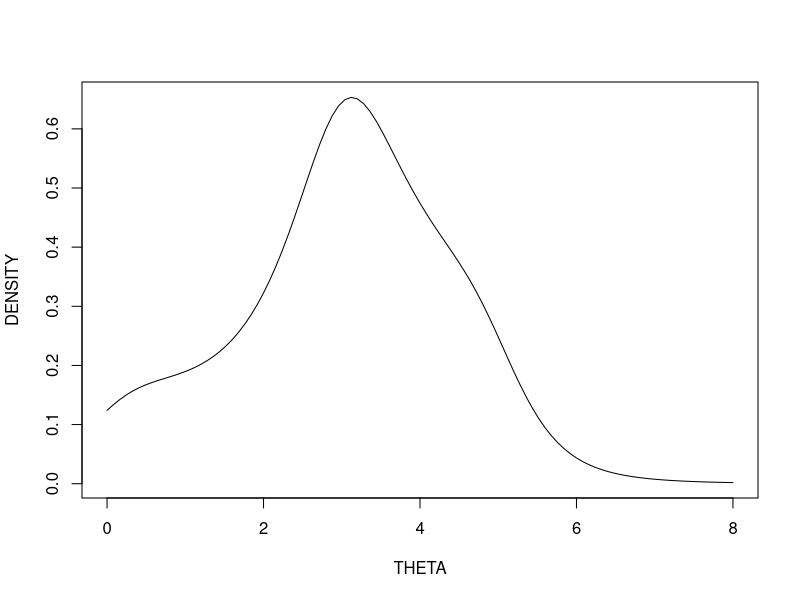
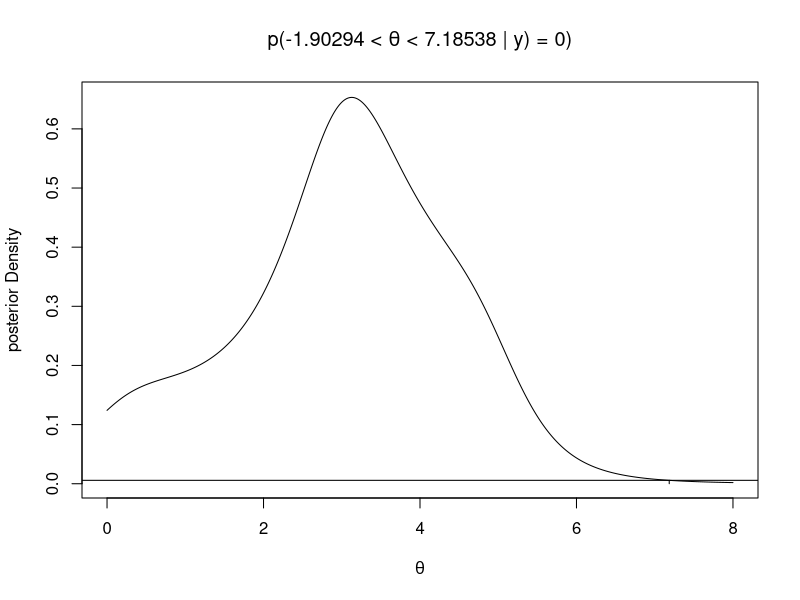
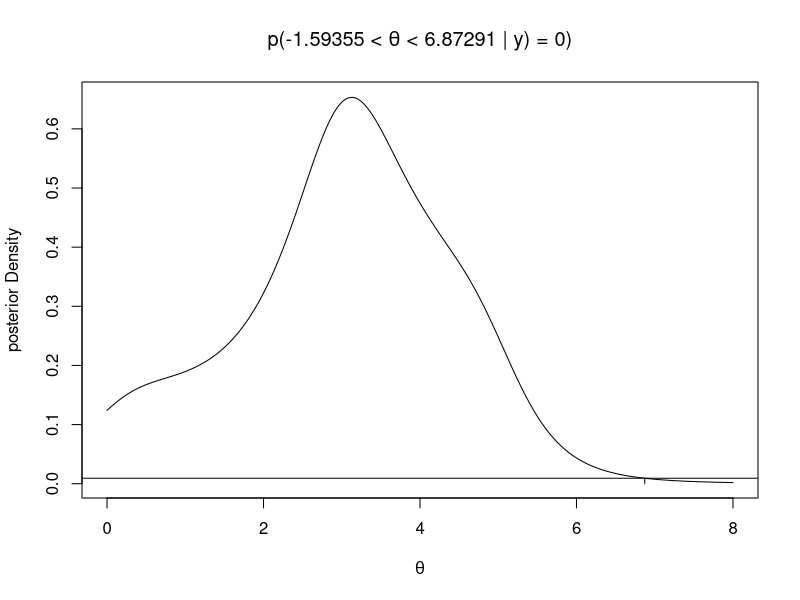
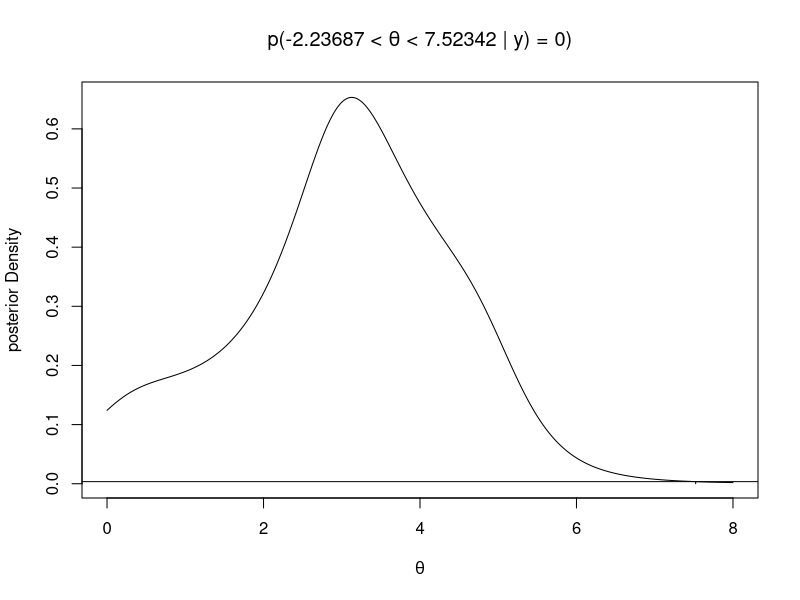
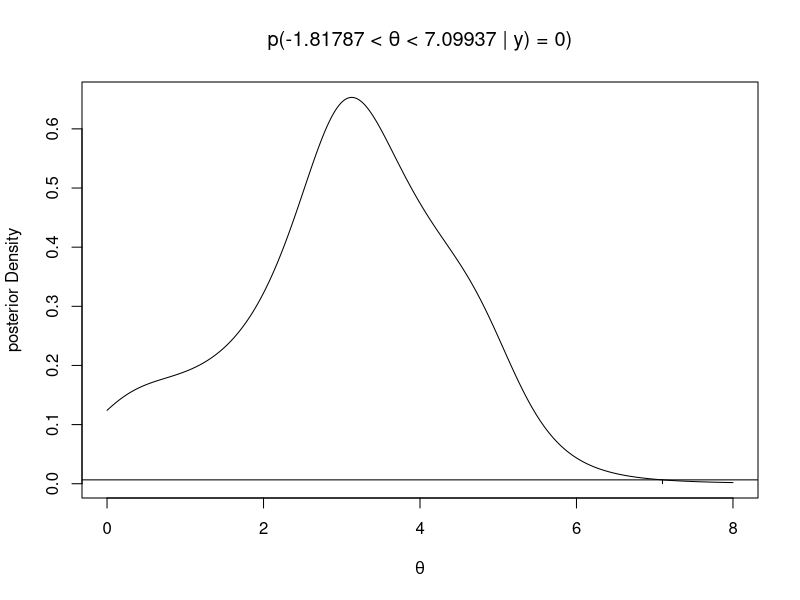
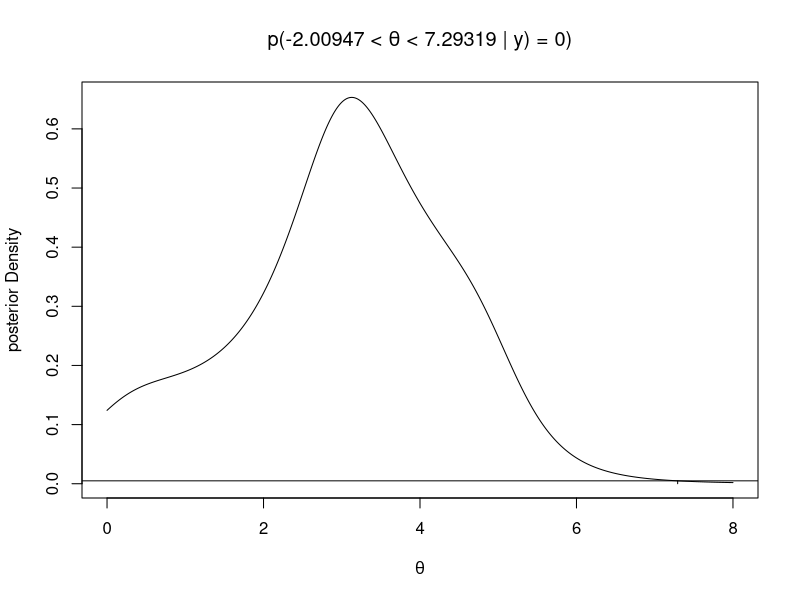
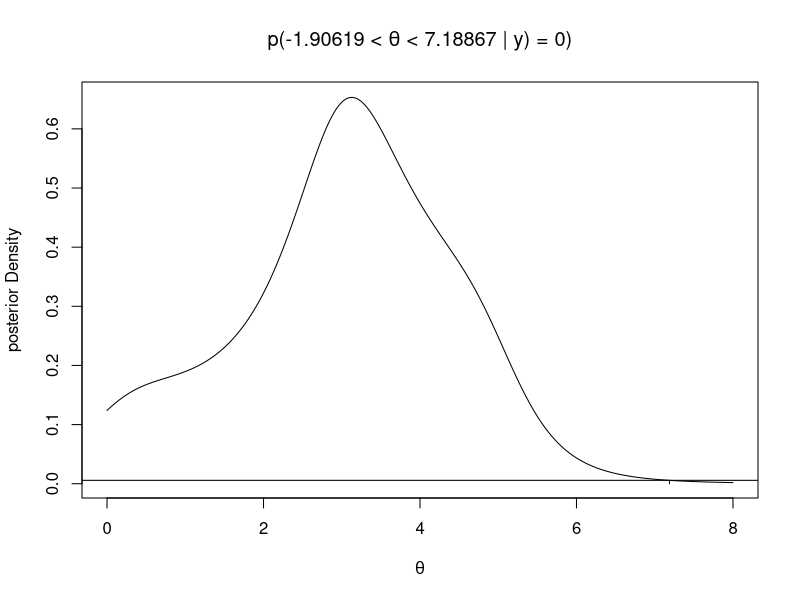
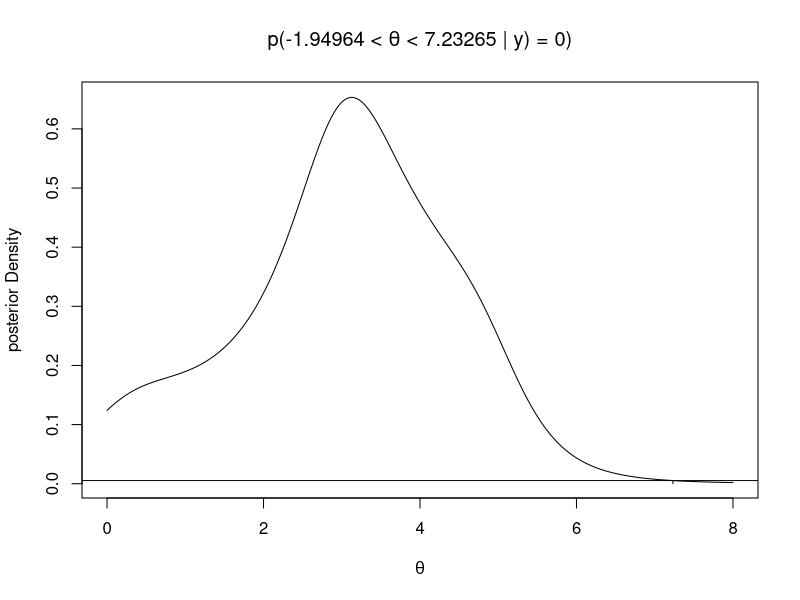

The R source for these figures, in order:
posterior=function(theta,data,scale,mu0,tau)
{
  f=function(theta) prod(dcauchy(data,theta,scale))
  likelihood=sapply(theta,f)
  prior=dcauchy(theta, mu0, tau)
  return(10^3*prior*likelihood)
}
p <- seq(0,8,by = 1/1000)
# data=c(11.4, 7.3, 9.8, 13.7, 10.6)
data = c(3,5)
curve(posterior(x,data,1,0,1),from=0,to=8,xlab="THETA",ylab="DENSITY")

data2 <- data.frame(param = p, density = posterior(p,data,1,0,1))
post_mean = max(posterior(p,data,1,0,1))
pmax <- data2[data2$density==post_mean,"param"]

solve.HPD.cauchy <-  function(h, p, data, plot=T, ...){
  
  lt = uniroot(
    f = function(x){
      posterior(x,data,1,0,1) - h
    },
    lower = -5000,
    upper = pmax)$root
  
  ut = uniroot(
    f = function(x){
      posterior(x,data,1,0,1) - h
    },
    lower = pmax,
    upper = 5000)$root
  
  coverage = posterior(ut,data, 1,0, 1) - posterior(lt,data, 1,0, 1)
  hpdval = abs(alpha-coverage) 
  if (plot) {
    th = seq(0,8, length=10000)
    plot(th, posterior(th,data,1,0,1),
         t="l", lty=1,xlab=expression(theta),
         ylab="posterior Density", ...)
    abline(h=h)
    segments(ut,0,ut,posterior(ut,data,1,0,1))
    segments(lt,0,lt,posterior(lt,data,1,0,1))
    title(bquote(paste("p(", .(round(lt, 5))," < ", theta, " < ",
                       .(round(ut,5)), " | " , y, ") = ",
                       .(round(coverage, 5)), ")")))
  }
  results <<- data.frame(lt,ut,coverage,h)
  return(hpdval)
}

interval <- seq(0,0.015,by = 0.00001)
alpha  <- 0.90
optimize(solve.HPD.cauchy,
         interval = interval,
         lower = min(interval),
         tol = .Machine$double.eps,
         data = data,
         p=p)
